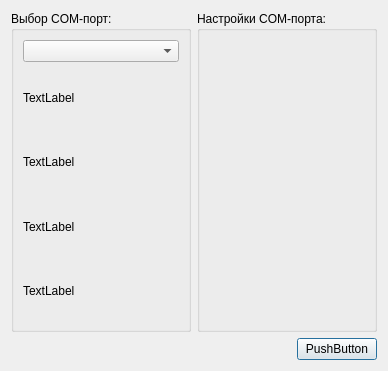
<?xml version="1.0" encoding="UTF-8"?>
<ui version="4.0">
 <class>settingdialog</class>
 <widget class="QDialog" name="settingdialog">
  <property name="geometry">
   <rect>
    <x>0</x>
    <y>0</y>
    <width>388</width>
    <height>371</height>
   </rect>
  </property>
  <property name="windowTitle">
   <string>Dialog</string>
  </property>
  <layout class="QVBoxLayout" name="verticalLayout">
   <item>
    <layout class="QHBoxLayout" name="horizontalLayout">
     <item>
      <widget class="QGroupBox" name="groupBox">
       <property name="title">
        <string>Выбор COM-порт:</string>
       </property>
       <layout class="QVBoxLayout" name="verticalLayout_2">
        <item>
         <widget class="QComboBox" name="comboBox"/>
        </item>
        <item>
         <widget class="QLabel" name="label_2">
          <property name="text">
           <string>TextLabel</string>
          </property>
         </widget>
        </item>
        <item>
         <widget class="QLabel" name="label_3">
          <property name="text">
           <string>TextLabel</string>
          </property>
         </widget>
        </item>
        <item>
         <widget class="QLabel" name="label_4">
          <property name="text">
           <string>TextLabel</string>
          </property>
         </widget>
        </item>
        <item>
         <widget class="QLabel" name="label">
          <property name="text">
           <string>TextLabel</string>
          </property>
         </widget>
        </item>
       </layout>
      </widget>
     </item>
     <item>
      <widget class="QGroupBox" name="groupBox_2">
       <property name="title">
        <string>Настройки COM-порта:</string>
       </property>
      </widget>
     </item>
    </layout>
   </item>
   <item>
    <layout class="QHBoxLayout" name="horizontalLayout_2">
     <item>
      <spacer name="horizontalSpacer">
       <property name="orientation">
        <enum>Qt::Horizontal</enum>
       </property>
       <property name="sizeHint" stdset="0">
        <size>
         <width>40</width>
         <height>10</height>
        </size>
       </property>
      </spacer>
     </item>
     <item>
      <widget class="QPushButton" name="pushButton">
       <property name="text">
        <string>PushButton</string>
       </property>
      </widget>
     </item>
    </layout>
   </item>
  </layout>
 </widget>
 <resources/>
 <connections/>
</ui>
